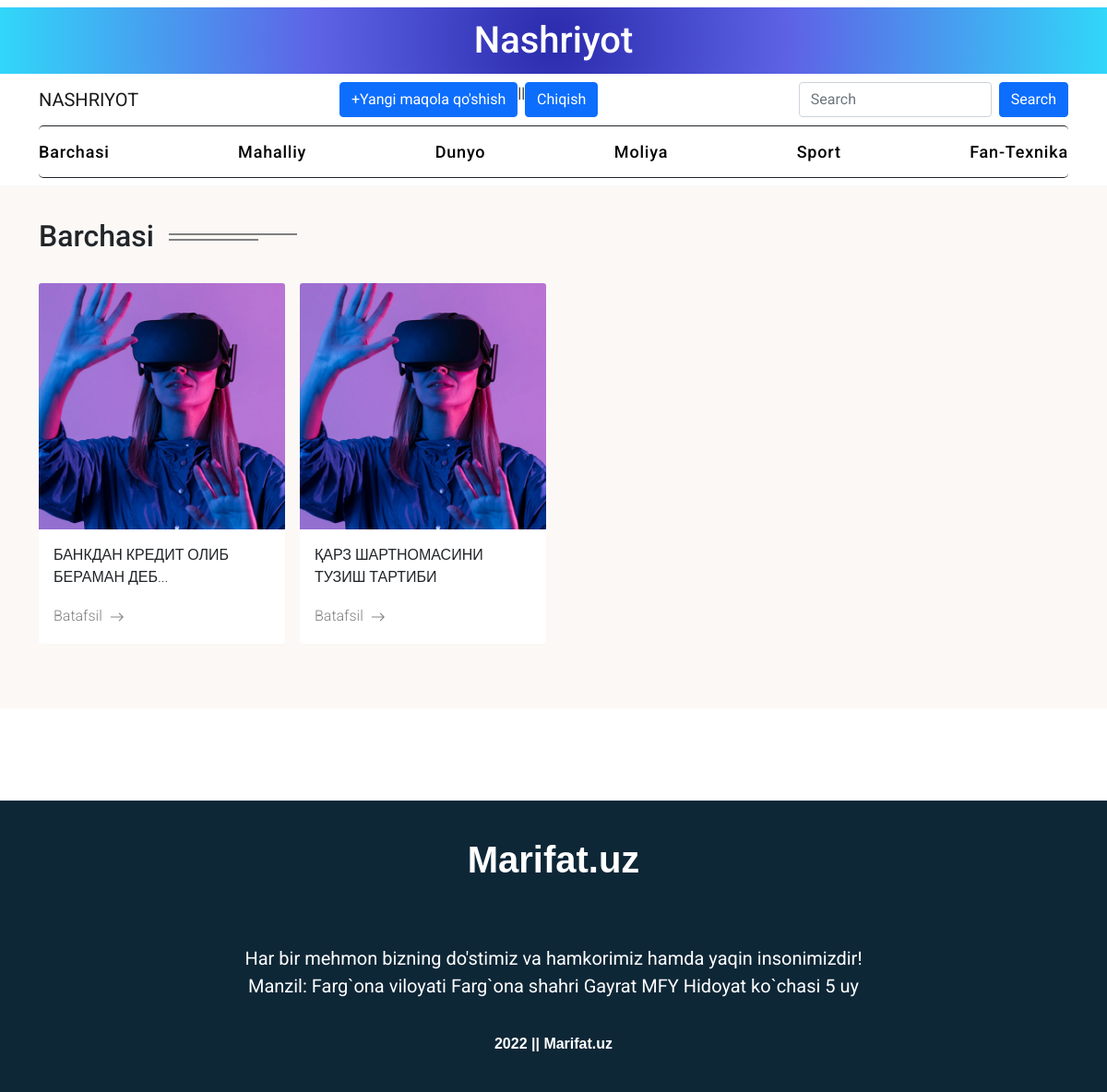
/category/3 (signed in), run on the app's committed database.
### pages/models.py (models this page shows, shortened)
class Articles(models.Model):
    categories = Const.categories
    title = models.CharField(max_length=100, verbose_name='Sarlavha:')
    image = models.ImageField()
    category = models.CharField(
        max_length=35,
        choices=categories,
        default=1
    )
    date = models.DateTimeField(auto_now_add=True)
    body = RichTextField(verbose_name='Maqola matni:')
    blog_view = models.IntegerField(default=0)

### pages/views.py (the view)
# urls.py: path('category/<str:pk>', views.ArticleCategoryListView, name='categories'),
def ArticleCategoryListView(request, pk):
    categories = dict(Const.categories)
    category = dict(Const.categories)[pk]
    object_list = list(Articles.objects.filter(category=pk)[::-1])
    if len(object_list) > 4:
        object_list_0 = object_list[0]
        object_list_1 = object_list[1]
        object_list_2 = object_list[2]
        object_list_3 = object_list[3]
        context = {
            "object_list": object_list,
            "category": category,
            'categories': categories,
            'object_list_0': object_list_0,
            'object_list_1': object_list_1,
            'object_list_2': object_list_2,
            'object_list_3': object_list_3
        }
    else:
        context = {
            "object_list": list(object_list),
            "category": category,
            'categories': categories,
        }
    return render(request, "category_filter.html", context)

### templates/category_filter.html (shortened to what this page needs)
{% extends 'main.html' %}
{% load static %}
{% block content %}
<section class="p-70 w-100 bg-stayl content-section">
    <div class="container-lg">
        <div class="title mt-3 mb-4 d-flex w-50">
            <h3 class="fs-2">
                Barchasi
            </h3>
            <div class="d-flex flex-column w-25">
                <span class="title-after mt-3 ms-3"></span>
                <span class="title-beffore mt-1 ms-3"></span>
            </div>
        </div>
        <div class="row g-3">
            {% for object_ in object_list %}
            <div class="col-lg-3">
                <div class="card border-0">
                    <img src="{{ object_.image.url }}" class="card-img-top" alt="{{ object_.title }}">
                    <div class="card-body">
                        <p class="card-text fw-light">{{ object_.title }}
                        </p>
                        <a href="{% url 'article_detail' pk=object_.id %}" class="read-link"><span class="fw-light">Batafsil</span>
                            <i class="bi bi-arrow-right mt-1 ms-2"></i>
                        </a>
                    </div>
                </div>
            </div>
            {% endfor %}
        </div>
    </div>
</section>
{% endblock content %}

### static/css/main.css (style rules this page uses)
* { margin: 0; padding: 0; font-family:'Roboto', sans-serif;; }
a { text-decoration: none; }
.p-70 { padding: 40px 0 70px 0; }
.bg-stayl { background-color: #FBF8F5; }
.title-after { width: 100%; height: .5px; border: .5px solid #808080; }
.title-beffore { width: 70%; height: .5px; border: .5px solid #808080; }
.read-link { display: flex; align-items: center; font-size: 16px; box-sizing: border-box; color: #808080; }

### static/css/cate.css (style rules this page uses)
.content-section { padding-top: 20px; }
a { color: #001000; text-decoration: none; }

### data on the page
Articles: image (picture), title "БАНКДАН КРЕДИТ ОЛИБ БЕРАМАН ДЕБ..."
Articles: image (picture), title "ҚАРЗ ШАРТНОМАСИНИ ТУЗИШ ТАРТИБИ"

### other printed values
{{ value }} "Mahalliy" "Dunyo" "Moliya" "Sport" "Fan-Texnika"
